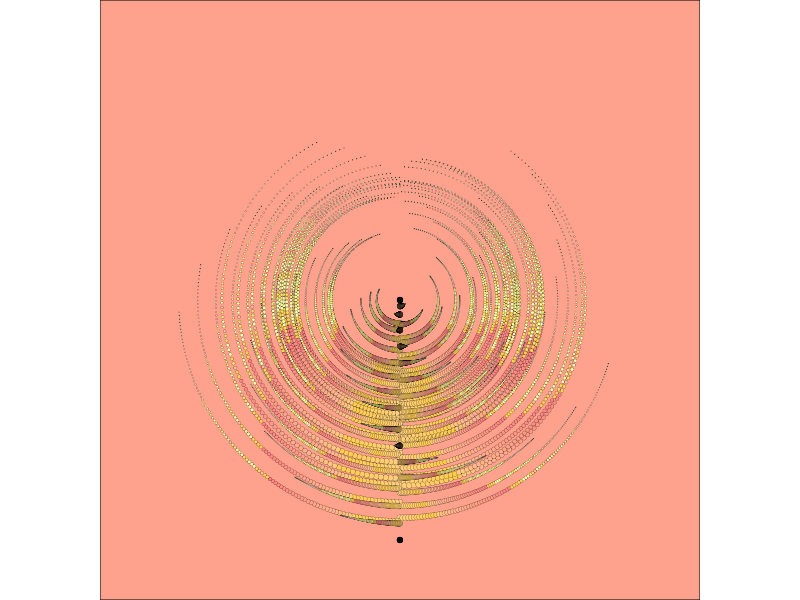
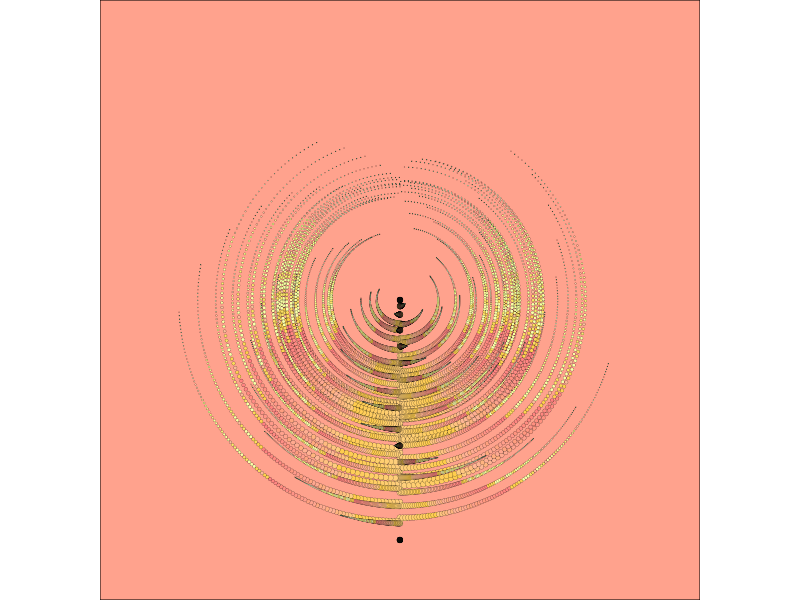

Recreate these plots in R, in order.
#=============================================================================#
#Library Load-in---------------------------------------------------------------
#=============================================================================#

library(dplyr) #For data wrangling/manipulation
library(purrr) #For list wrangling/manipulation/iterations
library(ggplot2) #For plotting
library(tidyr) # For some more tidy data manipulation
library(here) # For easier directory navigation

#=============================================================================#
# Image Options----------------------------------------------------------------
#=============================================================================#
# Color Palette Option---------------------------------------------------------
color_pal <-
  c(
    "#4F6F52", "#D9EDBF", 
    "#FFB996", "#FF8080",
    "#FFCF81", "#FFCD4B",
    "#F8FF95", "#FDFFAB"
  )

#=============================================================================#
# Function Creation------------------------------------------------------------
#=============================================================================#

particle_randomizer <-
  function(
    color_pal = color_pal,
    border_color = c("white", "black", "random", "none"),
    crowding = c("light", "middle", "heavy", "random"),
    coordinates = c("cartesian", "polar", "equal", "random")
  ){
    
    # Parameter Lists------------------------------------------------------------
    ## Controls particle border color------------------------------------------
    border_list = list(
      "white" = "#ffffff",
      "black" = "#000000",
      "none" = NA
    )
    
    ## Controls particle crowding amount-----------------------------------------
    crowds_list = list(
      "light" = 100,
      "medium" = 500,
      "heavy" = 1000
    )
    
    ## Controls coordinate systems-----------------------------------------------
    coords_list = list(
      "cartesian" = coord_cartesian(),
      "polar" = coord_polar(),
      "equal" = coord_equal()
    )
    
    # Input Variable Lists-------------------------------------------------------
    ## Color Palette-------------------------------------------------------------
    input_pal = color_pal
    
    ## Crowding/Spacing of points------------------------------------------------
    input_crowding = switch(
      crowding,
      "light" = crowds_list$light,
      "medium" = crowds_list$medium,
      "heavy" = crowds_list$heavy,
      "random" = unlist(sample(crowds_list,1)))
    
    ## Border color of circles/points--------------------------------------------
    input_border = switch(
      border_color,
      "black" = border_list$black,
      "white" = border_list$white,
      "none" = NA,
      "random" = unlist(sample(border_list,1)))
    
    ## Ggplot plot coordinate systems--------------------------------------------
    input_coord = switch(
      coordinates,
      "cartesian" = coords_list$cartesian,
      "polar" = coords_list$polar,
      "equal" = coords_list$equal,
      "random" = unlist(sample(coords_list,1))
    )
    
    ## Randomized and calculated background of the ggplot------------------------
    background_color = sample(colorRampPalette(c(input_pal,"#000000","#ffffff"))(50),1)
    
    # Data set up----------------------------------------------------------------
    
    ## Angle/Theta Transformations-----------------------------------------------
    theta = seq(sample(1:100, 1), sample(1:100, 1)*pi, length.out = 100)
    
    # Base data sets to be transformed-------------------------------------------
    particles <- 
      tibble(
        crossing(
          x = seq(0,10, length.out = input_crowding),
          y = x
        )
      )
    
    # Additions of varied transformations to the x and y variables-------------
    particles_mod <-
      particles |>
      mutate(
        x = sin(theta) * x,
        y = cos(theta) * y,
        color = colorRampPalette(input_pal)(nrow(particles)))
    
    
    # Final work for the ggplot--------------------------------------------------
    particles_mod |>
      ggplot(aes(x,y))+
      theme_void()+
      geom_point(
        shape = 21,
        size = rev(seq(.01, 2, length.out = nrow(particles_mod))),
        stroke = .1,
        alpha = 1,
        fill = rev(sort(particles_mod$color)),
        position = "jitter"
      )+
      theme(plot.background = element_rect(fill = background_color))+
      input_coord
  }

#=============================================================================#
# Final Fx Use-----------------------------------------------------------------
#=============================================================================#
particle_randomizer(
  color_pal = color_pal,
  border_color = "black",
  crowding = "light",
  coordinates = "random"
)

#=============================================================================#
# Image Directory/Saving Work--------------------------------------------------
#=============================================================================#
img_path <-
  here(
    "year",
    "submissions",
    "2024",
    "images",
    "01.png"
  )

## Save the image--------------------------------------------------------------
ggsave(
  img_path,
  dpi = 300,
  device = "png",
  bg = "transparent"
)
